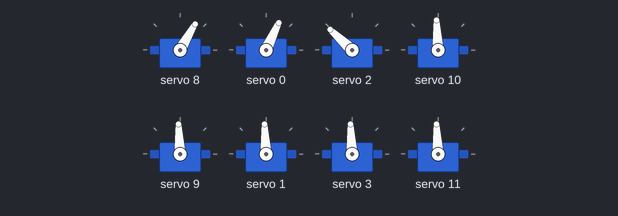
Bench run of a sketch on a simulated Arduino Uno, built with avr-gcc and run on an emulated ATmega328P. On the bench: 8 × servo.

Above: at 0.05 s.
At 1.2 s:
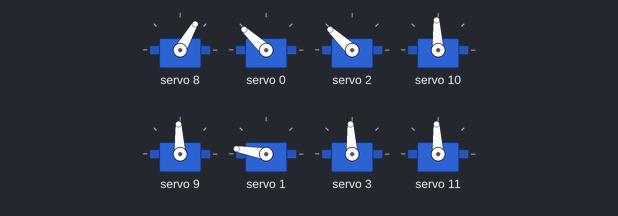
At 2.75 s:
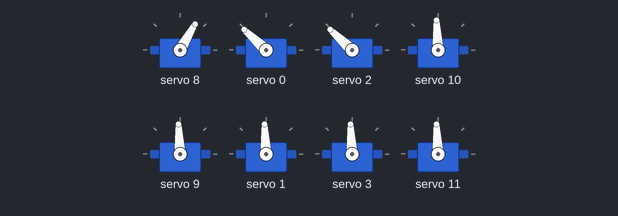
At 5.45 s:
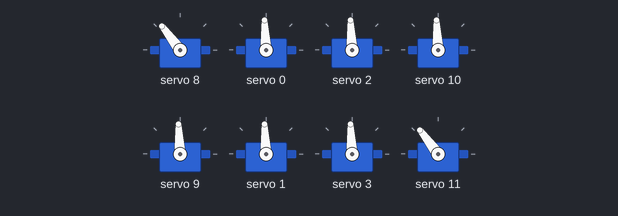
At 8.15 s:
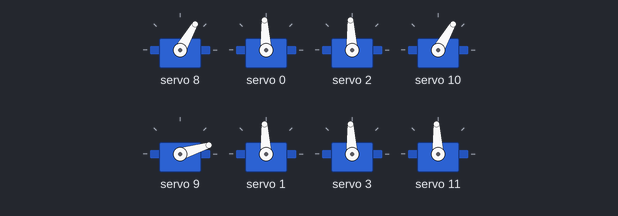
At 10.9 s:
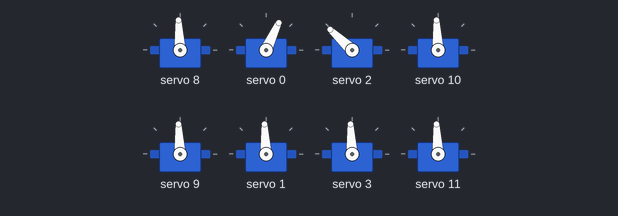
Timing chart, 0 to 14.2 s (numbered marks = the images above):
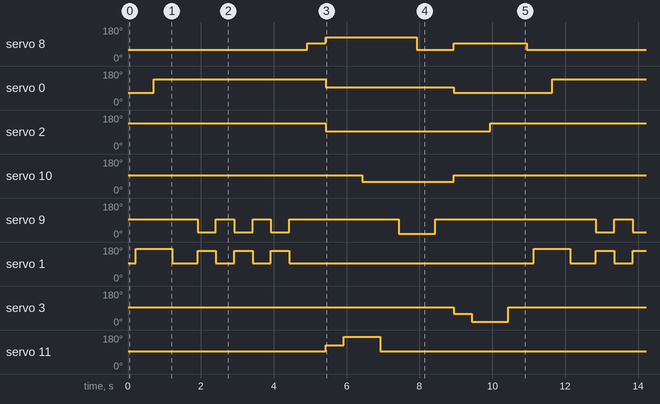

Measured:
- by itself, servo 8: repeats every 10.9 s: 127° 2.5 s, 60° 1.0 s, 93° 2.0 s, 60° 4.9 s, 93° 0.50 s
- by itself, servo 0: repeats every 10.9 s: 93° 3.5 s, 65° 2.7 s, 137° 4.7 s
- by itself, servo 2: alternates 137° for 6.4 s and 93° for 4.5 s
- by itself, servo 10: alternates 93° for 8.4 s and 60° for 2.5 s
- by itself, servo 9: repeats every 10.9 s: 2 × (93° 0.50 s, 26° 0.50 s), 93° 3.0 s, 17° 1.0 s, 93° 4.4 s, 26° 0.50 s
- by itself, servo 1: repeats every 10.9 s: 93° 0.70 s, 2 × (161° 0.50 s, 93° 0.50 s), 161° 0.50 s, 93° 6.7 s, 170° 1.0 s
- by itself, servo 3: repeats every 10.9 s: 17° 1.0 s, 93° 9.4 s, 60° 0.50 s
- by itself, servo 11: repeats every 10.9 s: 170° 1.0 s, 93° 9.4 s, 127° 0.50 s

The sketch:

03_Performance_Mopping.ino
```cpp
// From: https://makezine.com/article/technology/robotics/robot-quadruped-arduino-program/ to be main creep gait

#include <Wire.h>
#include <Adafruit_PWMServoDriver.h>

#define SERVOMIN  127
#define SERVOMAX  492
#define SERVO_FREQ 50

#define M1 8  // Front Left Hip
#define M2 0  // Front Right Hip
#define M3 2  // Rear Right Hip
#define M4 10 // Rear Left Hip

#define m1 9  // Front Left Knee
#define m2 1  // Front Right Knee
#define m3 3  // Rear Right Knee
#define m4 11 // Rear Left Knee

Adafruit_PWMServoDriver pwm = Adafruit_PWMServoDriver();

void set_servo_angle(uint8_t servo, int angle) {
  angle = constrain(angle, 0, 180);
  int pulse = map(angle, 0, 180, SERVOMIN, SERVOMAX);
  pwm.setPWM(servo, 0, pulse);
}

void initial_walking() {
  set_servo_angle(M1, 90);  // Hips neutral
  set_servo_angle(M2, 60);
  set_servo_angle(M3, 135);
  set_servo_angle(M4, 90);

  set_servo_angle(m1, 90);  // Knees neutral
  set_servo_angle(m2, 90);
  set_servo_angle(m3, 90);
  set_servo_angle(m4, 90);
}

////////////////Creep gait////////////////////////////////////////////////////////////////////////////////////////////////////////
void move_leg(uint8_t hip, uint8_t knee, int hip_angle, int knee_angle_lift, int knee_angle_lower) {
  set_servo_angle(knee, knee_angle_lift);  // Lift knee
  delay(500);
  set_servo_angle(hip, hip_angle);    // Move hip
  delay(500);
  set_servo_angle(knee, knee_angle_lower);          // Lower knee
  delay(500);
}

void move_front(uint8_t hip, int hip_angle) {
  set_servo_angle(hip, hip_angle);    // Move hip
  delay(500);
}

void shift_body_right(int M1_offset, int M2_offset, int M3_offset, int m4_offset ) {
  set_servo_angle(M1, M1_offset);
  set_servo_angle(M2, M2_offset);
  set_servo_angle(M3, M3_offset);
  set_servo_angle(m4, m4_offset);
  delay(500);
}

void shift_body_left(int M1_offset, int M2_offset, int m3_offset, int M4_offset) {
    // Hip
  set_servo_angle(M1, M1_offset);
  set_servo_angle(M2, M2_offset);
  set_servo_angle(m3, m3_offset);
  set_servo_angle(M4, M4_offset);
  delay(500);
}

void creep_gait() {
  // Step 1: Move front-right leg forward (hip, knee, hip_angle, knee_angle_lift, knee_angle_lower)
  //move_leg(M2, m2, 135, 170, 90);

  // Step 2: Shift body forward (M1 ,M2, M3, m4)
  shift_body_right(125, 90, 90, 125);

  // Step 3: Move rear-left leg forward (hip, knee, hip_angle, knee_angle_lift, knee_angle_lower)
  move_leg(M4, m4, 55 , 170, 90);

  // Step 4: Move front-left leg forward (hip, knee, hip_angle, knee_angle_lift, knee_angle_lower)
  move_leg(M1, m1, 55, 10, 90);

  // Step 5: Shift body forward (M1 M2 m3 M4)
  shift_body_left(90, 60, 55, 90);

  // Step 6: Move rear-right leg forward (hip, knee, hip_angle, knee_angle_lift, knee_angle_lower)
  move_leg(M3, m3, 135, 10, 90);
}

//////////////Mop floor////////////////////////////////////////////////////////////////////////////////////////////////////
void position_legs_forward() {
  // Adjust the hip angles of the front legs to position them forward
  set_servo_angle(M1, 55);  // ขาหน้าซ้าย
  delay(200);
  move_leg(M2, m2, 135, 170, 90);

  // Set the knee angles to a position ready for mopping the floor
  set_servo_angle(m1, 90);  // ขาหน้าซ้าย
  set_servo_angle(m2, 90);  // ขาหน้าขวา
  delay(200);
}

void mop_with_knees(int m1_angle, int m2_angle) {
  // move hip forward
  set_servo_angle(m1, m1_angle);  // Left
  set_servo_angle(m2, m2_angle);  // right
  delay(500);

  // move hip backward
  set_servo_angle(m1, 90); // left
  set_servo_angle(m2, 90); // right
  delay(500);
}

void position_legs_backward() {
  // Adjust the hip angles of the front legs to position them forward
  set_servo_angle(M1, 90);  // ขาหน้าซ้าย

  // Set the knee angles to a position ready for mopping the floor
  set_servo_angle(m1, 90);  // ขาหน้าซ้าย
  set_servo_angle(m2, 90);  // ขาหน้าขวา
  delay(500);
}
////////////////////////////////////////////////////////////////////////////////////////////////////////////////////////////

void setup() {
  Serial.begin(9600);
  pwm.begin();
  pwm.setOscillatorFrequency(27000000);
  pwm.setPWMFreq(SERVO_FREQ);

  initial_walking();
}

void loop() {
  //initial_walking();
  position_legs_forward();

  // Mop floor 3 times
  for (int i = 0; i < 3; i++) {  // Mop floor 5 times
    mop_with_knees(20, 160);  // m1_angle, m2_angle
  }

  position_legs_backward();
  creep_gait();
}
```
